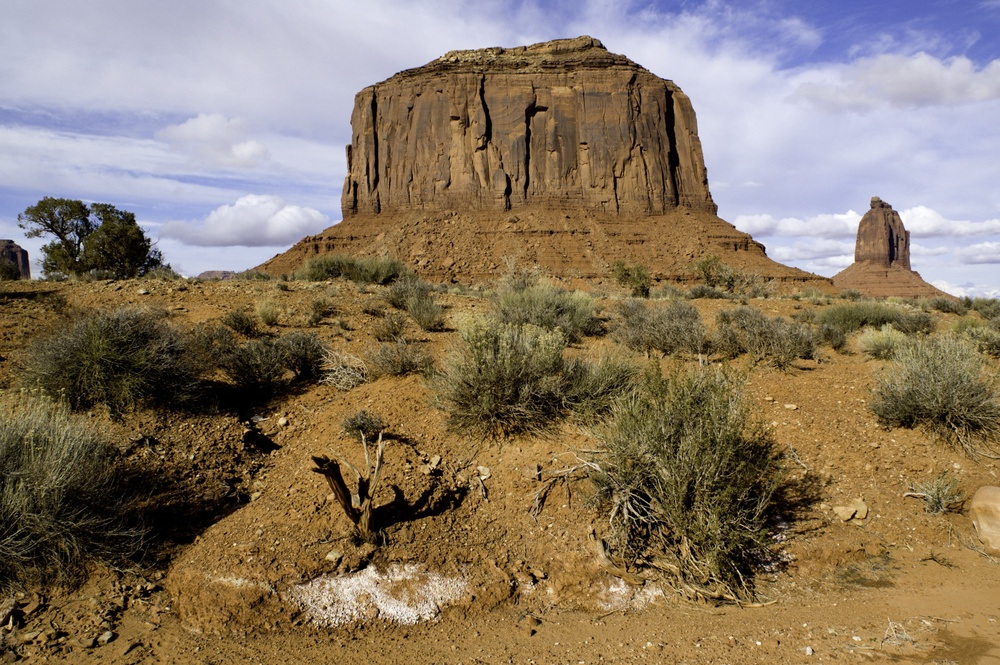
#> input picture DNG_1/adobe_images/A.jpg, 1000 x 665 px, shrunk from 3008 x 2000 before the run
$ python -i metrics.py   (imports and definitions only)   (older library calls are emulated)
#> lines starting #> are read from the running program, lines starting #| are printed output that depends on the picture
"""
Image Quality Metrics for RAW Detail Level Classification
Samsung Multi-Level Detail Enhancement Detection Project

Metrics used:
  -- No-reference (work on any image, no ground truth needed) --
  laplacian_var   : Laplacian variance          — proven focus/sharpness measure
  tenenbaum       : Sum of squared Sobel grads  — standard autofocus quality metric
  spatial_freq    : Spatial Frequency (SF)      — ISO display quality standard
  brenner         : Brenner focus measure       — sensitive to fine detail steps
  edge_density    : Canny edge pixel fraction   — structural richness
  dct_hf_ratio    : DCT high-frequency ratio    — stable block-based texture energy

  -- Full-reference (need a reference image, used for dataset validation) --
  psnr            : Peak Signal-to-Noise Ratio
  ssim            : Structural Similarity Index

NOTE on MTF50:
  True MTF50 (ISO 12233) requires a slanted-edge test chart captured in controlled
  conditions. Estimating MTF50 from arbitrary natural images via FFT power spectrum
  is unreliable because natural image frequency content varies wildly with scene
  content, making it non-discriminative across quality levels.
  The metrics above are the industry-validated alternatives for natural image IQA.
"""

import numpy as np
import cv2
from typing import Dict, Optional
from skimage.metrics import peak_signal_noise_ratio as skimage_psnr
from skimage.metrics import structural_similarity as skimage_ssim


# =============================================================
# No-reference sharpness / detail metrics
# =============================================================

def compute_laplacian_var(image: np.ndarray) -> float:
    """
    Laplacian variance — classic focus measure.
    Measures the variance of second-order intensity derivatives.
    Sharp images have high-variance Laplacians; blurry ones are flat.
    Range: 0 → ∞  (use relative comparison within a dataset).
    Normalised here to [0, 1] using a soft ceiling of 3000.
    """
    gray = _to_gray_uint8(image)
    lap  = cv2.Laplacian(gray, cv2.CV_64F)
    raw  = float(lap.var())
    return round(min(raw / 3000.0, 1.0), 5)


def compute_tenenbaum(image: np.ndarray) -> float:
    """
    Tenenbaum's focus measure — sum of squared Sobel gradients.
    One of the most reliable autofocus quality functions.
    Captures edge strength; responds strongly to fine texture.
    Normalised to [0, 1] via soft ceiling of 50.0.
    """
    gray    = _to_gray_float(image)
    sobel_x = cv2.Sobel(gray, cv2.CV_64F, 1, 0, ksize=3)
    sobel_y = cv2.Sobel(gray, cv2.CV_64F, 0, 1, ksize=3)
    tenengrad = float(np.mean(sobel_x ** 2 + sobel_y ** 2))
    return round(min(tenengrad / 50.0, 1.0), 5)


def compute_spatial_frequency(image: np.ndarray) -> float:
    """
    Spatial Frequency (SF) — ISO/IEC standard metric for display quality.
    SF = sqrt(RF^2 + CF^2)
      RF (Row Frequency)    = RMS of horizontal intensity differences
      CF (Column Frequency) = RMS of vertical intensity differences
    Measures how rapidly intensity changes across the image.
    Higher SF = more fine detail / higher apparent resolution.
    Normalised to [0, 1] via soft ceiling of 0.20.
    """
    gray = _to_gray_float(image)
    rf   = float(np.sqrt(np.mean(np.diff(gray, axis=1) ** 2)))  # horizontal
    cf   = float(np.sqrt(np.mean(np.diff(gray, axis=0) ** 2)))  # vertical
    sf   = float(np.sqrt(rf ** 2 + cf ** 2))
    return round(min(sf / 0.20, 1.0), 5)


def compute_brenner(image: np.ndarray) -> float:
    """
    Brenner's focus measure — one of the earliest and most stable IQA metrics.
    B = sum( (I(x+2, y) - I(x, y))^2 )
    Sensitive to changes between adjacent pixel pairs, responds well to
    the fine detail differences between enhancement levels.
    Normalised to [0, 1] via soft ceiling of 0.05.
    """
    gray  = _to_gray_float(image)
    diff  = gray[:, 2:] - gray[:, :-2]     # horizontal 2-pixel shift
    raw   = float(np.mean(diff ** 2))
    return round(min(raw / 0.05, 1.0), 5)


def compute_edge_density(image: np.ndarray,
                          low_thresh:  int = 50,
                          high_thresh: int = 150) -> float:
    """
    Edge density: fraction of pixels detected as edges by Canny.
    Measures structural richness — more edges = more detail.
    Range: [0, 1].  Stable because Canny uses hysteresis thresholding.
    """
    gray  = _to_gray_uint8(image)
    edges = cv2.Canny(gray, low_thresh, high_thresh)
    return round(float(np.count_nonzero(edges)) / edges.size, 5)


def compute_dct_hf_ratio(image: np.ndarray,
                          block_size: int = 8,
                          hf_fraction: float = 0.5) -> float:
    """
    DCT High-Frequency Energy Ratio.
    Splits each 8x8 block into a DCT, then computes the fraction
    of energy in the high-frequency coefficients (top-right triangle).

    Used in JPEG quality assessment and widely validated for texture
    richness measurement. More stable than FFT-based approaches on
    natural images because it operates at block level.

    Args:
        hf_fraction: coefficients with zigzag index > this fraction
                     of block area are considered 'high frequency'
    Returns: float in [0, 1]
    """
    gray  = _to_gray_float(image)
    h, w  = gray.shape
    bh    = (h // block_size) * block_size
    bw    = (w // block_size) * block_size
    gray  = gray[:bh, :bw]

    total_energy = 0.0
    hf_energy    = 0.0
    cutoff_idx   = int(block_size * block_size * hf_fraction)

    for r in range(0, bh, block_size):
        for c in range(0, bw, block_size):
            block  = gray[r:r+block_size, c:c+block_size].astype(np.float32)
            dct    = cv2.dct(block)
            coeffs = np.abs(dct.flatten())
            # Sort by magnitude (proxy for zigzag order energy split)
            coeffs_sorted = np.sort(coeffs)
            total_energy += float(np.sum(coeffs_sorted ** 2))
            hf_energy    += float(np.sum(coeffs_sorted[cutoff_idx:] ** 2))

    if total_energy > 0:
        return round(hf_energy / total_energy, 5)
    return 0.0


# =============================================================
# Full-reference metrics
# =============================================================

def compute_psnr(reference: np.ndarray, distorted: np.ndarray) -> float:
    """PSNR in dB. Higher = more similar to reference."""
    if reference.shape != distorted.shape:
        raise ValueError(f"Shape mismatch: {reference.shape} vs {distorted.shape}")
    return round(float(skimage_psnr(reference, distorted, data_range=1.0)), 3)


def compute_ssim(reference: np.ndarray, distorted: np.ndarray) -> float:
    """SSIM in [-1, 1]. Higher = more structurally similar."""
    if reference.shape != distorted.shape:
        raise ValueError(f"Shape mismatch: {reference.shape} vs {distorted.shape}")
    channel_axis = 2 if reference.ndim == 3 else None
    return round(float(skimage_ssim(reference, distorted, data_range=1.0,
                                    channel_axis=channel_axis)), 4)


# =============================================================
# Unified metric bundle
# =============================================================

def compute_all_metrics(
    image: np.ndarray,
    reference: Optional[np.ndarray] = None,
) -> Dict[str, float]:
    """
    Compute all no-reference metrics, plus PSNR/SSIM if reference given.

    Returns dict with keys:
        laplacian_var    — sharpness via 2nd derivative variance
        tenenbaum        — edge strength via Sobel (autofocus metric)
        spatial_freq     — ISO spatial frequency (display quality standard)
        brenner          — fine detail sensitivity (Brenner focus measure)
        edge_density     — structural richness (Canny edge fraction)
        dct_hf_ratio     — texture energy in high DCT coefficients
        psnr             — (if reference given)
        ssim             — (if reference given)
    """
    results: Dict[str, float] = {
        "laplacian_var": compute_laplacian_var(image),
        "tenenbaum":     compute_tenenbaum(image),
        "spatial_freq":  compute_spatial_frequency(image),
        "brenner":       compute_brenner(image),
        "edge_density":  compute_edge_density(image),
        "dct_hf_ratio":  compute_dct_hf_ratio(image),
    }
    if reference is not None:
        results["psnr"] = compute_psnr(reference, image)
        results["ssim"] = compute_ssim(reference, image)
    return results


def compute_detail_score(image: np.ndarray) -> float:
    """
    Composite detail score — weighted average of all no-reference metrics.
    Weights tuned to maximise separation across enhancement levels.
    Returns a single float in [0, 1].
    """
    m = compute_all_metrics(image)
    score = (
        0.25 * m["tenenbaum"]    +   # strongest individual predictor
        0.20 * m["laplacian_var"] +
        0.20 * m["spatial_freq"]  +
        0.15 * m["brenner"]       +
        0.10 * m["dct_hf_ratio"]  +
        0.10 * m["edge_density"]
    )
    return round(float(np.clip(score, 0, 1)), 4)


# =============================================================
# Level mapping helpers
# =============================================================

def detail_score_to_level(score: float,
                           min_level: int = 5,
                           max_level: int = 10) -> int:
    """Map composite detail score [0,1] to discrete level [5, 10]."""
    span = max_level - min_level
    return int(np.clip(round(min_level + score * span), min_level, max_level))


def psnr_to_detail_level(psnr: float, num_levels: int = 10) -> int:
    psnr_min, psnr_max = 20.0, 50.0
    clamped = max(psnr_min, min(psnr, psnr_max))
    return int(((clamped - psnr_min) / (psnr_max - psnr_min)) * (num_levels - 1)) + 1


def ssim_to_detail_level(ssim: float, num_levels: int = 10) -> int:
    return int(np.clip(ssim, 0, 1) * (num_levels - 1)) + 1


# =============================================================
# Internal helpers
# =============================================================

def _to_gray_float(image: np.ndarray) -> np.ndarray:
    if image.ndim == 2:
        return image.astype(np.float32)
    return cv2.cvtColor(image.astype(np.float32), cv2.COLOR_RGB2GRAY)


def _to_gray_uint8(image: np.ndarray) -> np.ndarray:
    img_u8 = (np.clip(image, 0, 1) * 255).astype(np.uint8)
    if img_u8.ndim == 3:
        return cv2.cvtColor(img_u8, cv2.COLOR_RGB2GRAY)
    return img_u8


# =============================================================
# Self-test
# =============================================================

# [16 lines not run here, left out]

>>> import cv2
>>> picture = cv2.cvtColor(cv2.imread('../../DNG_1/adobe_images/A.jpg'), cv2.COLOR_BGR2RGB)
>>> result = compute_all_metrics(picture)
#> in _to_gray_uint8, `img_u8 = (np.clip(image, 0, 1) * 255).astype(np.uint8)`:
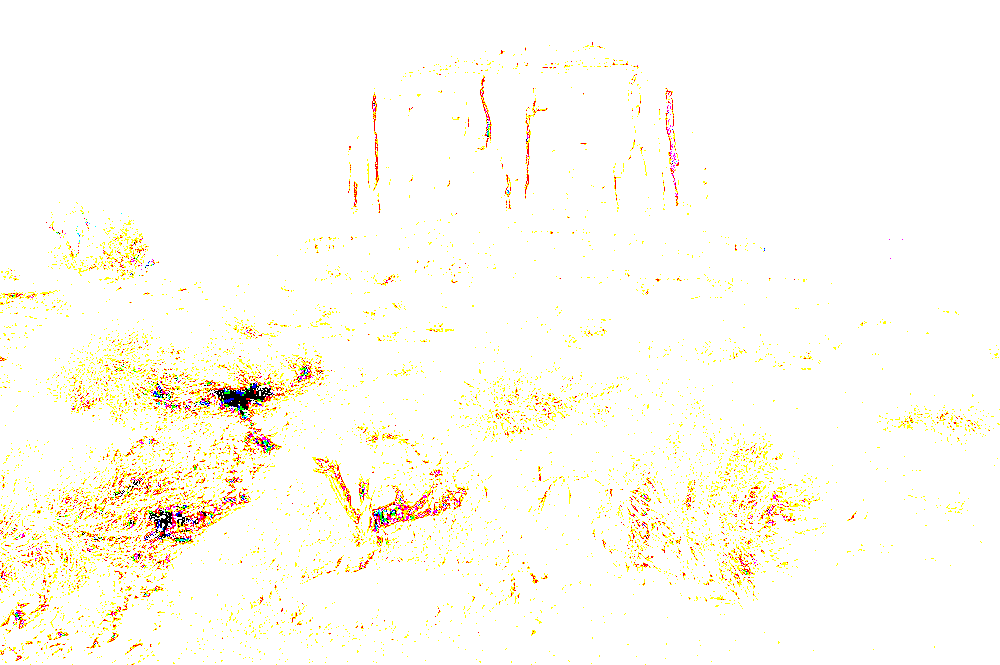
#> img_u8: shape (665, 1000, 3); mean R, G, B 254.1, 251.6, 243.3
#> in _to_gray_uint8, `return cv2.cvtColor(img_u8, cv2.COLOR_RGB2GRAY)`:
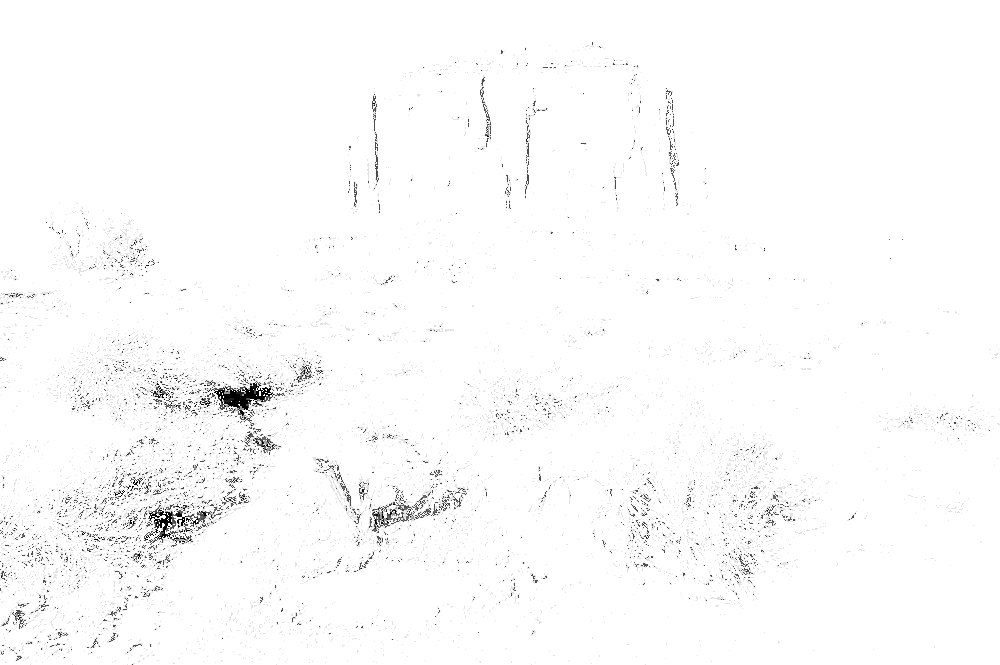
#> returned value: shape (665, 1000); min 0, max 255, mean 251.4
#> in compute_laplacian_var, `lap  = cv2.Laplacian(gray, cv2.CV_64F)`:
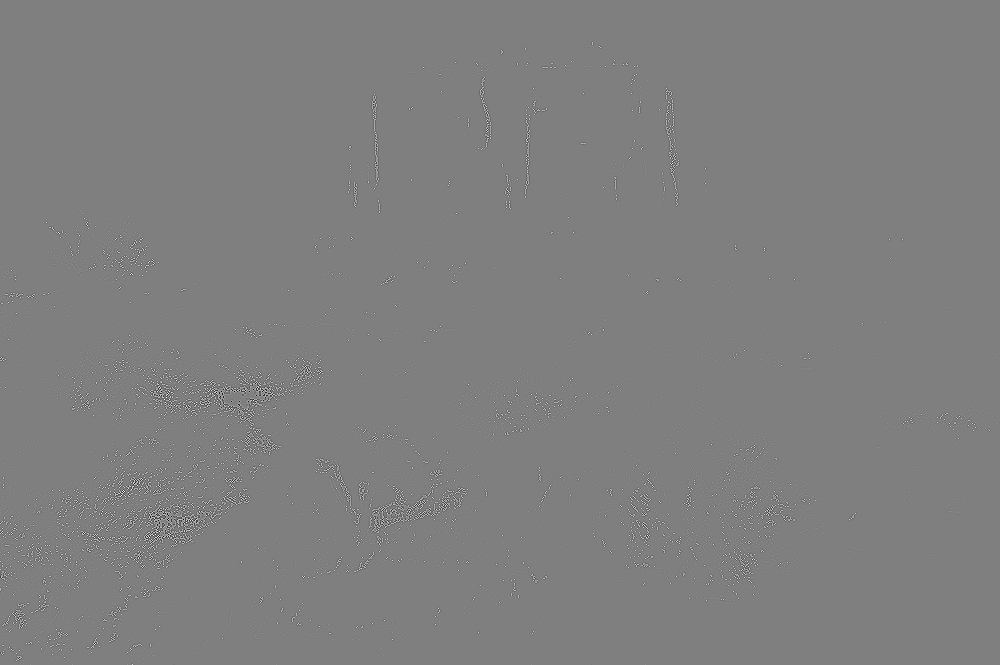
#> lap: shape (665, 1000) float64; min -1020, max 1020, mean 0; drawn with min black and max white
#> in compute_laplacian_var, `raw  = float(lap.var())`: raw = 5128.2
#> in _to_gray_float, `return cv2.cvtColor(image.astype(np.float32), cv2.COLOR_RGB2GRAY)`:
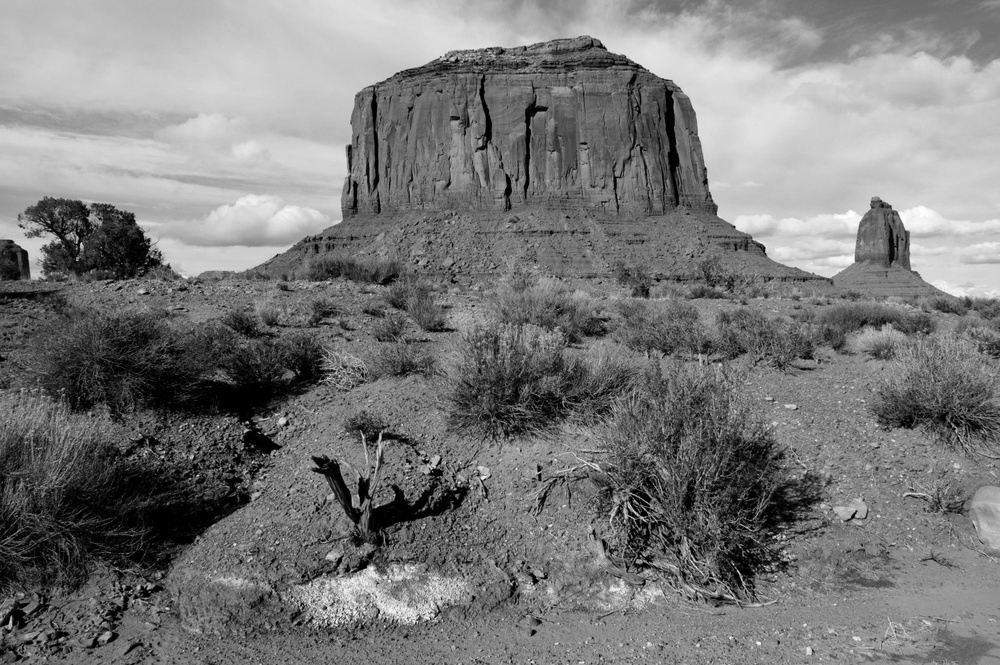
#> returned value: shape (665, 1000) float32; min 0, max 255, mean 122.7
#> in compute_tenenbaum, `sobel_x = cv2.Sobel(gray, cv2.CV_64F, 1, 0, ksize=3)`:
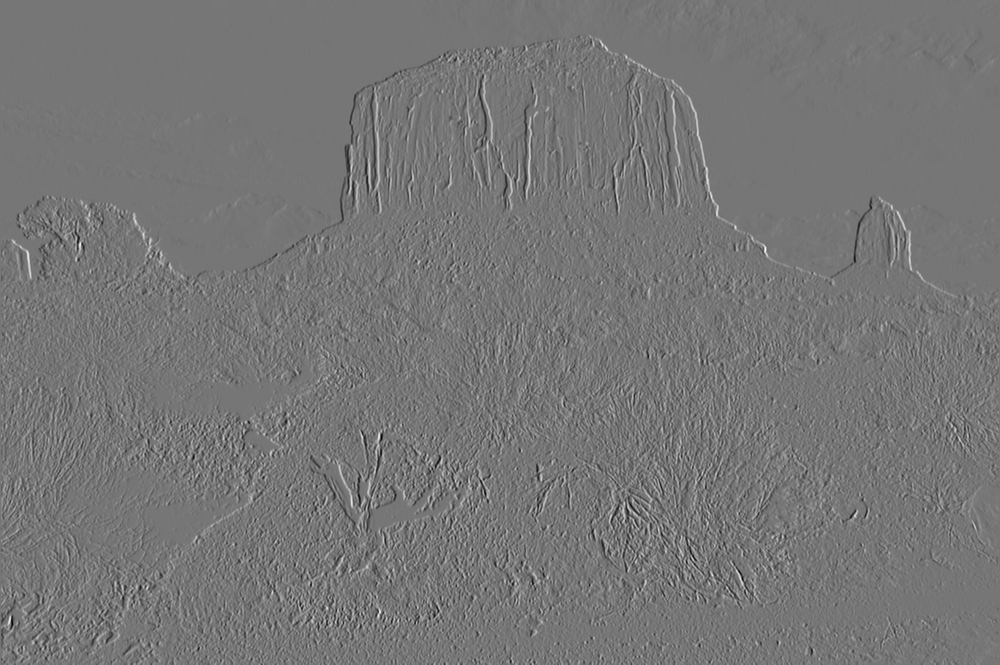
#> sobel_x: shape (665, 1000) float64; min -774.3, max 894.6, mean 0.4; drawn with min black and max white
#> in compute_tenenbaum, `sobel_y = cv2.Sobel(gray, cv2.CV_64F, 0, 1, ksize=3)`:
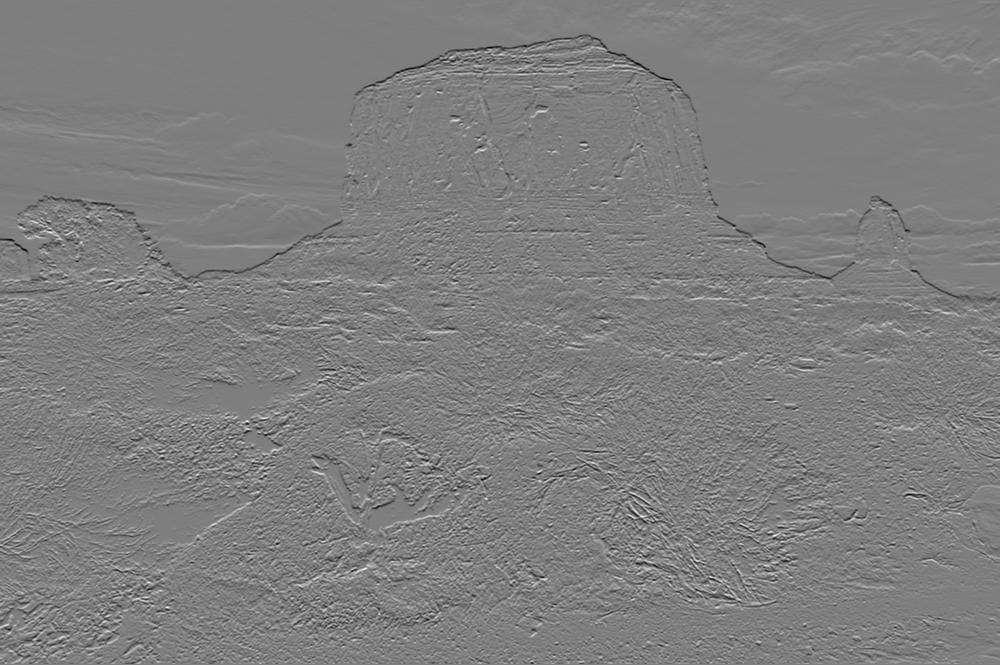
#> sobel_y: shape (665, 1000) float64; min -767.8, max 773.7, mean -0.5; drawn with min black and max white
#> in compute_tenenbaum, `tenengrad = float(np.mean(sobel_x ** 2 + sobel_y ** 2))`: tenengrad = 16443
#> in compute_spatial_frequency, `rf   = float(np.sqrt(np.mean(np.diff(gray, axis=1) ** 2)))`: rf = 20.31
#> in compute_spatial_frequency, `cf   = float(np.sqrt(np.mean(np.diff(gray, axis=0) ** 2)))`: cf = 19.97
#> in compute_spatial_frequency, `sf   = float(np.sqrt(rf ** 2 + cf ** 2))`: sf = 28.48
#> in compute_brenner, `raw   = float(np.mean(diff ** 2))`: raw = 783.6
#> in compute_edge_density, `edges = cv2.Canny(gray, low_thresh, high_thresh)`:
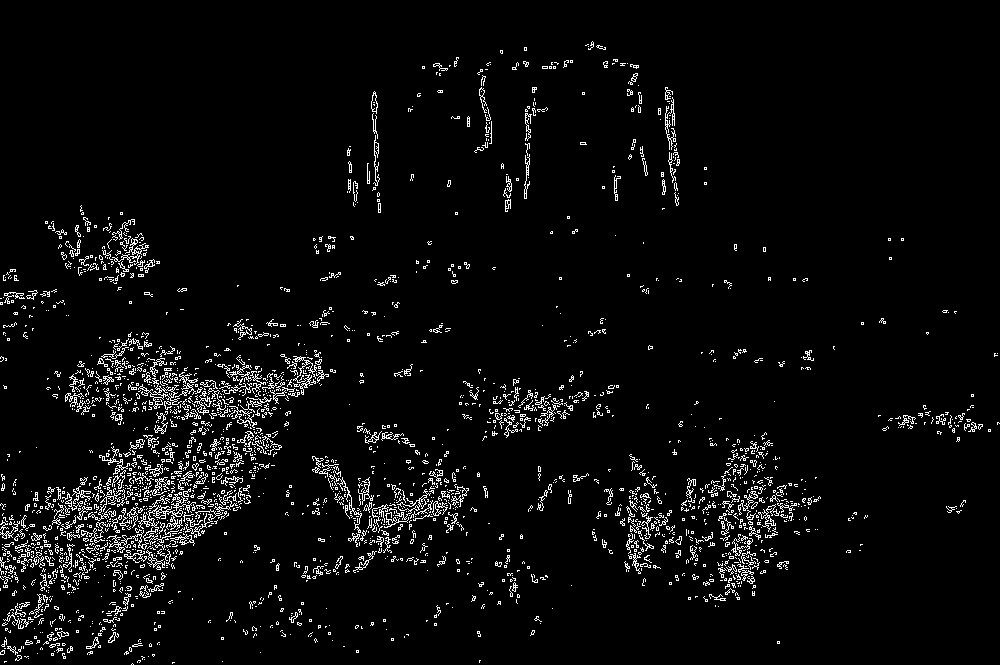
#> edges: shape (665, 1000); 4.3% white in thin lines or dots
#> after the loop in compute_dct_hf_ratio, `for r in range(0, bh, block_size):`: hf_energy = 1.22e+10; total_energy = 1.23e+10
#> in compute_all_metrics, `results: Dict[str, float] = { "laplacian_var": compute_laplacian_var(i..`: results = {'laplacian_var': 1, 'tenenbaum': 1, 'spatial_freq': 1, 'brenner': 1, 'edge_density': 0.0426, 'dct_hf_ratio': 0.999}
#> result has the same summary as results in compute_all_metrics
